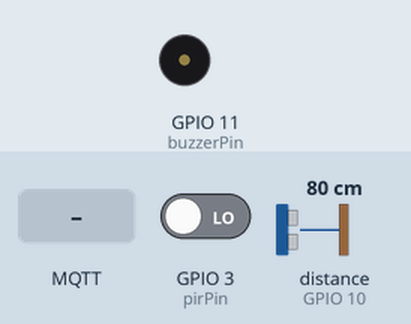
This sketch was run on a simulated ESP32-S3. On the bench: buzzer (waves = sounding). Wiring (inferred from the names in the program): ultrasonic range finder: trigger GPIO 9; echo GPIO 10. The test bench sets the inputs (shaded band); at power-on: GPIO 3 (pirPin) LOW, distance to the obstacle (sensor on GPIO 10) 80 cm. The echo pulse lasts 58.3 µs per cm; WiFi joins after 1.5 s; servers stay silent unless stated; no MQTT or app messages arrive unless stated; what the sketch prints to the serial monitor is not drawn.

Above: at 2.7 s.
2.8 s: GPIO 3 (pirPin) driven HIGH
6.0 s: distance to the obstacle (sensor on GPIO 10) set to 56 cm
7.7 s: distance to the obstacle (sensor on GPIO 10) set to 47 cm
At 9.4 s:
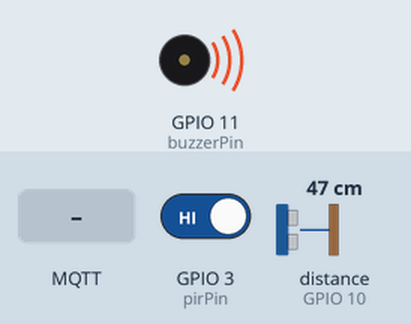
10.1 s: MQTT message "true" arrives on the first subscribed topic
At 11.2 s:
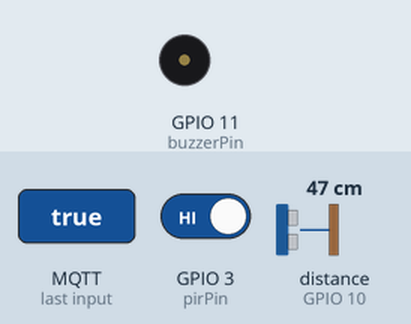
12.2 s: MQTT message "90" arrives on the first subscribed topic
At 13.1 s:
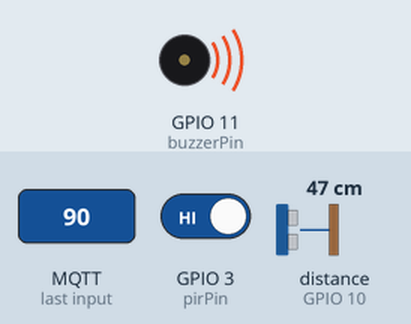
14.2 s: MQTT message "5" arrives on the first subscribed topic
At 16.1 s:
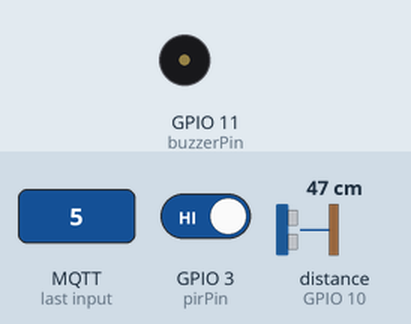
Timing chart, 0 to 17.3 s (numbered marks = the images above; inputs shaded):
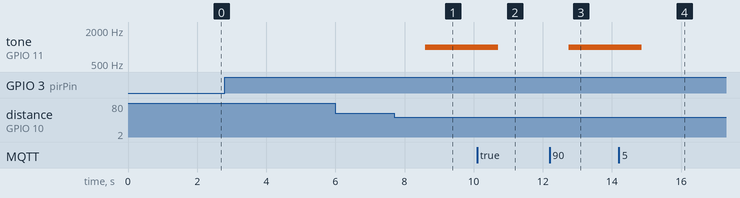

The sketch:

FinalArduinoCode.ino
```cpp
#include <WiFi.h>               // WiFi library for ESP32/ESP8266
#include <PubSubClient.h>        // MQTT library

// Define WiFi credentials and MQTT broker details
const char* ssid = "Dawifi";        // WiFi SSID
const char* password = "fxik2354";  // WiFi Password
const char* mqtt_server = "192.168.226.58";  // Laptop's IP (MQTT Broker)
const int mqtt_port = 1883;          // Default MQTT port

// Define MQTT topics
const char* range_topic = "bird/detection/range";      // Receives the range value
const char* deterrent_topic = "bird/detection/deterrent"; // Receives deterrent ON/OFF status
const char* buzzer_pitch_topic = "buzzer/pitch";         // Receives buzzer pitch (Hz)
const char* buzzer_activated_topic = "buzzer/activated"; // New topic to signal buzzer activation

// Define sensor and buzzer pins
const int pirPin = 3;       // PIR sensor output pin
const int buzzerPin = 11;   // Buzzer signal pin
const int triggerPin = 9;   // Ultrasonic sensor trigger pin
const int echoPin = 10;     // Ultrasonic sensor echo pin

// Define the range limit in cm
int maxDistance = 50;
bool deterrent = true; // Default deterrent mode is ON
int buzzerPitch = 1000; // Default buzzer pitch in Hz (1000 Hz)

// Flag to check if the buzzer is already activated
bool buzzerActivated = false;

// WiFi and MQTT clients
WiFiClient espClient;
PubSubClient client(espClient);

// Function to connect to WiFi
void setup_wifi() {
  Serial.print("Connecting to WiFi...");
  WiFi.begin(ssid, password);

  while (WiFi.status() != WL_CONNECTED) {
    delay(500);
    Serial.print(".");
  }
  Serial.println("\nConnected to WiFi!");
}

// Function to connect to MQTT broker
void reconnect() {
  while (!client.connected()) {
    Serial.print("Attempting MQTT connection...");
    if (client.connect("ArduinoClient")) {
      Serial.println("Connected to MQTT broker!");

      // Subscribe to topics
      client.subscribe(range_topic);
      client.subscribe(deterrent_topic);
      client.subscribe(buzzer_pitch_topic); // New topic for buzzer pitch
    } else {
      Serial.print("Failed, rc=");
      Serial.print(client.state());
      Serial.println(" Trying again in 5 seconds...");
      delay(5000);
    }
  }
}

// Callback function to handle received MQTT messages
void callback(char* topic, byte* payload, unsigned int length) {
  String message = "";
  for (int i = 0; i < length; i++) {
    message += (char)payload[i];
  }

  if (String(topic) == range_topic) {
    maxDistance = message.toInt(); // Convert message to integer
    // If deterrent is off, don't print anything
    if (deterrent) {
      Serial.print("Updated max distance: ");
      Serial.println(maxDistance);
    }
  }

  if (String(topic) == deterrent_topic) {
    deterrent = (message == "true"); // Convert string to boolean
    // If deterrent is off, don't print anything
    if (deterrent) {
      Serial.print("Deterrent mode: ");
      Serial.println("ON");
    } else {
      Serial.println("Deterrent mode: OFF");
    }
  }

  if (String(topic) == buzzer_pitch_topic) {
    buzzerPitch = message.toInt(); // Convert message to integer (pitch in Hz)
    // If deterrent is off, don't print anything
    if (deterrent) {
      Serial.print("Buzzer pitch updated to: ");
      Serial.println(buzzerPitch);
    }
  }
}

// Function to get distance from ultrasonic sensor
int getUltrasonicDistance() {
  long duration;
  int distance;

  digitalWrite(triggerPin, LOW);
  delayMicroseconds(2);
  digitalWrite(triggerPin, HIGH);
  delayMicroseconds(10);
  digitalWrite(triggerPin, LOW);

  duration = pulseIn(echoPin, HIGH);
  distance = (duration / 2) / 29.1;  // Convert to cm

  return distance;
}

// Function to publish the "true" message to MQTT when the buzzer sounds
void publishBuzzerActivation() {
  if (!buzzerActivated) {
    client.publish(buzzer_activated_topic, "true");
    Serial.println("Buzzer activated, published 'true' to buzzer/activated topic.");
    buzzerActivated = true;  // Set flag to prevent further publications
  }
}

void setup() {
  Serial.begin(9600); // Set baud rate to 9600

  setup_wifi(); // Connect to WiFi
  client.setServer(mqtt_server, mqtt_port); // Set MQTT broker
  client.setCallback(callback); // Attach callback function

  pinMode(pirPin, INPUT);       // PIR sensor as input
  pinMode(buzzerPin, OUTPUT);    // Buzzer as output
  pinMode(triggerPin, OUTPUT);   // Ultrasonic trigger as output
  pinMode(echoPin, INPUT);       // Ultrasonic echo as input

  digitalWrite(buzzerPin, LOW);  // Ensure buzzer is off

  reconnect(); // Connect to MQTT
}

void loop() {
  if (!client.connected()) {
    reconnect();
  }

  client.loop(); // Keep MQTT communication alive

  int distance = getUltrasonicDistance();
  int motionDetected = digitalRead(pirPin);

  // If deterrent is ON, print distance and motion status
  if (deterrent) {
    Serial.print("Distance: ");
    Serial.print(distance);
    Serial.print(" cm, Motion: ");
    Serial.println(motionDetected == HIGH ? "YES" : "NO");

    // Buzzer stays on while the conditions are met
    if (distance >= 0 && distance <= maxDistance && motionDetected == HIGH) {
      if (!buzzerActivated) {
        Serial.println("⚠️ Bird detected! Activating deterrent.");
        tone(buzzerPin, buzzerPitch);  // Activate buzzer with specified pitch
        publishBuzzerActivation();    // Publish "true" to the buzzer/activated topic
      }
    } else {
      if (buzzerActivated) {
        Serial.println("No threat detected. Deactivating deterrent.");
        noTone(buzzerPin); // Turn off buzzer when conditions are not met
        buzzerActivated = false; // Reset flag to allow future activation
      }
    }
  }

  delay(1000); // Adjust loop timing if needed
}
```

Measured:
- the behaviour switches between 51 and 50 cm on distance to the obstacle (sensor on GPIO 10) (found by bisection; images 0 and 1)
- after the input at 2.8 s, every drawn part: stays the same
- after the input at 6.0 s, every drawn part: stays the same
- after the input at 7.7 s, tone on GPIO 11 (buzzerPin): silent → 1000 Hz after 0.90 s
- after the input at 10.1 s, tone on GPIO 11 (buzzerPin): 1000 Hz → silent after 0.61 s
- after the input at 12.2 s, tone on GPIO 11 (buzzerPin): silent → 1000 Hz after 0.55 s
- after the input at 14.2 s, tone on GPIO 11 (buzzerPin): 1000 Hz → silent after 0.66 s
